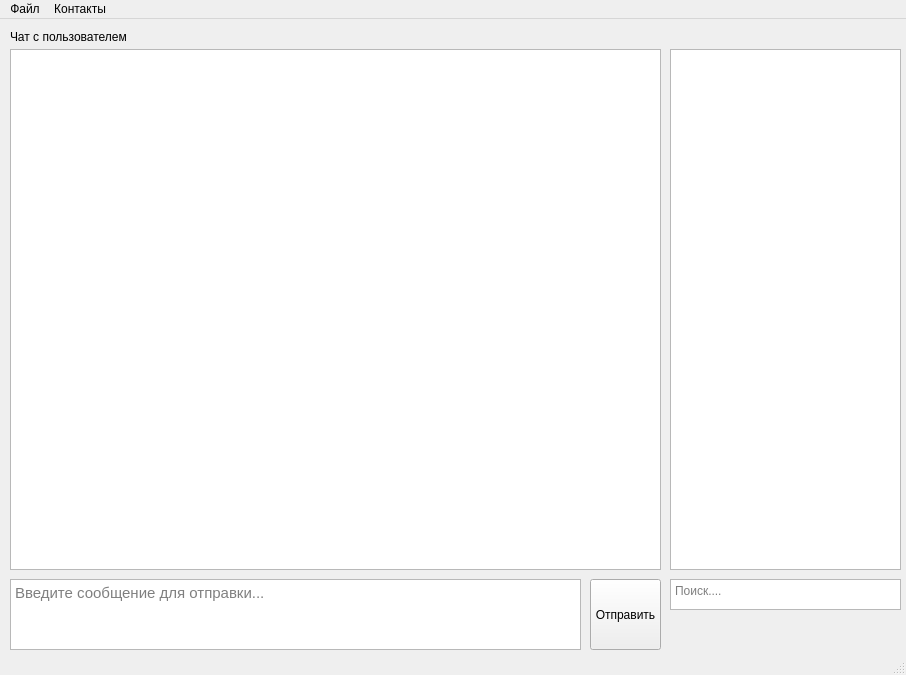
<?xml version="1.0" encoding="UTF-8"?>
<ui version="4.0">
 <class>UI_Client</class>
 <widget class="QMainWindow" name="UI_Client">
  <property name="geometry">
   <rect>
    <x>0</x>
    <y>0</y>
    <width>906</width>
    <height>675</height>
   </rect>
  </property>
  <property name="sizePolicy">
   <sizepolicy hsizetype="Fixed" vsizetype="Preferred">
    <horstretch>0</horstretch>
    <verstretch>0</verstretch>
   </sizepolicy>
  </property>
  <property name="windowTitle">
   <string>UI_Client</string>
  </property>
  <property name="autoFillBackground">
   <bool>true</bool>
  </property>
  <property name="documentMode">
   <bool>false</bool>
  </property>
  <property name="unifiedTitleAndToolBarOnMac">
   <bool>false</bool>
  </property>
  <widget class="QWidget" name="centralwidget">
   <widget class="QListView" name="chat_history">
    <property name="geometry">
     <rect>
      <x>10</x>
      <y>30</y>
      <width>651</width>
      <height>521</height>
     </rect>
    </property>
   </widget>
   <widget class="QListView" name="chats_list">
    <property name="geometry">
     <rect>
      <x>670</x>
      <y>30</y>
      <width>231</width>
      <height>521</height>
     </rect>
    </property>
   </widget>
   <widget class="QTextEdit" name="msg_area">
    <property name="geometry">
     <rect>
      <x>10</x>
      <y>560</y>
      <width>571</width>
      <height>71</height>
     </rect>
    </property>
    <property name="font">
     <font>
      <family>Segoe UI</family>
      <pointsize>11</pointsize>
     </font>
    </property>
    <property name="placeholderText">
     <string>Введите сообщение для отправки...</string>
    </property>
   </widget>
   <widget class="QPushButton" name="send_msg">
    <property name="geometry">
     <rect>
      <x>590</x>
      <y>560</y>
      <width>71</width>
      <height>71</height>
     </rect>
    </property>
    <property name="text">
     <string>Отправить</string>
    </property>
   </widget>
   <widget class="QLabel" name="chat_label">
    <property name="geometry">
     <rect>
      <x>10</x>
      <y>10</y>
      <width>651</width>
      <height>16</height>
     </rect>
    </property>
    <property name="font">
     <font>
      <pointsize>9</pointsize>
     </font>
    </property>
    <property name="text">
     <string>Чат с пользователем</string>
    </property>
   </widget>
   <widget class="QTextEdit" name="search_cont">
    <property name="geometry">
     <rect>
      <x>670</x>
      <y>560</y>
      <width>231</width>
      <height>31</height>
     </rect>
    </property>
    <property name="placeholderText">
     <string>Поиск....</string>
    </property>
   </widget>
  </widget>
  <widget class="QMenuBar" name="menubar">
   <property name="enabled">
    <bool>true</bool>
   </property>
   <property name="geometry">
    <rect>
     <x>0</x>
     <y>0</y>
     <width>906</width>
     <height>21</height>
    </rect>
   </property>
   <widget class="QMenu" name="main_menu">
    <property name="title">
     <string>Файл</string>
    </property>
    <addaction name="action"/>
   </widget>
   <widget class="QMenu" name="menu_2">
    <property name="title">
     <string>Контакты</string>
    </property>
    <addaction name="action_2"/>
    <addaction name="action_3"/>
   </widget>
   <addaction name="main_menu"/>
   <addaction name="menu_2"/>
  </widget>
  <widget class="QStatusBar" name="statusbar">
   <property name="enabled">
    <bool>true</bool>
   </property>
  </widget>
  <action name="action">
   <property name="text">
    <string>Выход</string>
   </property>
  </action>
  <action name="action_2">
   <property name="text">
    <string>Добавить контакт</string>
   </property>
  </action>
  <action name="action_3">
   <property name="text">
    <string>Удалить контакт</string>
   </property>
  </action>
 </widget>
 <resources/>
 <connections/>
</ui>
